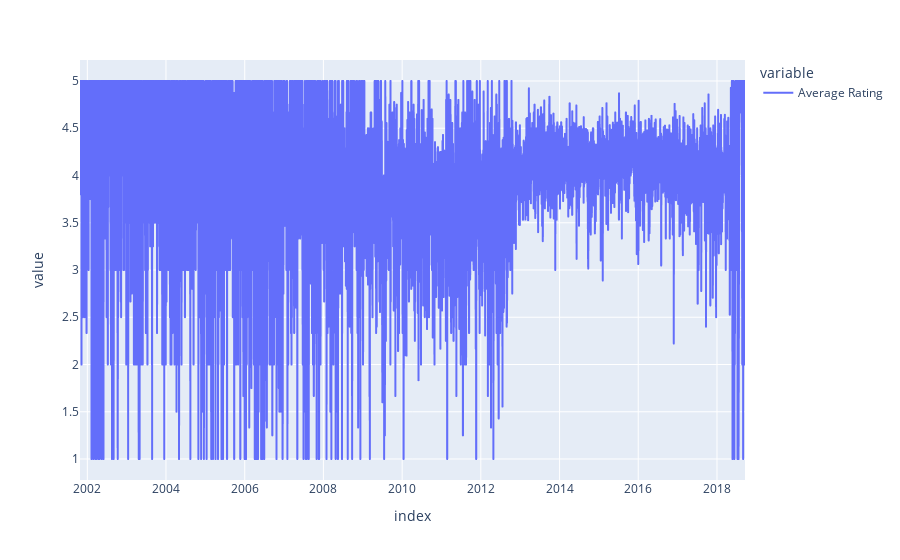
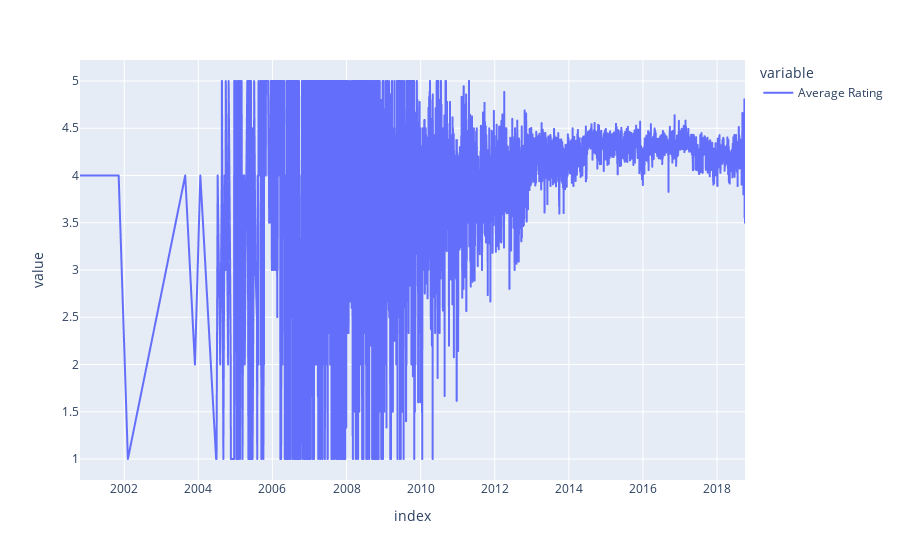

Source (notebook cell) for these figures, in order:
### Code cell
for category in average_ratings:
    fig = px.line(average_ratings[category])
    fig.show()

### Figure 1 — Plotly figure (JSON) as saved in the notebook; plotly's stock layout.template omitted (floating-point values rounded to 4 significant figures; data arrays with more than 128 entries replaced by an {"elided": "..."} marker saying what was removed)
{"data": [{"hovertemplate": "variable=Average Rating<br>index=%{x}<br>value=%{y}<extra></extra>", "legendgroup": "Average Rating", "line": {"color": "#636efa", "dash": "solid"}, "marker": {"symbol": "circle"}, "mode": "lines", "name": "Average Rating", "showlegend": true, "type": "scattergl", "x": {"elided": "5804 str values"}, "xaxis": "x", "y": {"elided": "5804 float values"}, "yaxis": "y"}], "layout": {"legend": {"title": {"text": "variable"}, "tracegroupgap": 0}, "margin": {"t": 60}, "xaxis": {"anchor": "y", "domain": [0, 1], "title": {"text": "index"}}, "yaxis": {"anchor": "x", "domain": [0, 1], "title": {"text": "value"}}}}

### Figure 2 — Plotly figure (JSON) as saved in the notebook; plotly's stock layout.template omitted (floating-point values rounded to 4 significant figures; data arrays with more than 128 entries replaced by an {"elided": "..."} marker saying what was removed)
{"data": [{"hovertemplate": "variable=Average Rating<br>index=%{x}<br>value=%{y}<extra></extra>", "legendgroup": "Average Rating", "line": {"color": "#636efa", "dash": "solid"}, "marker": {"symbol": "circle"}, "mode": "lines", "name": "Average Rating", "showlegend": true, "type": "scattergl", "x": {"elided": "4433 str values"}, "xaxis": "x", "y": {"elided": "4433 float values"}, "yaxis": "y"}], "layout": {"legend": {"title": {"text": "variable"}, "tracegroupgap": 0}, "margin": {"t": 60}, "xaxis": {"anchor": "y", "domain": [0, 1], "title": {"text": "index"}}, "yaxis": {"anchor": "x", "domain": [0, 1], "title": {"text": "value"}}}}
